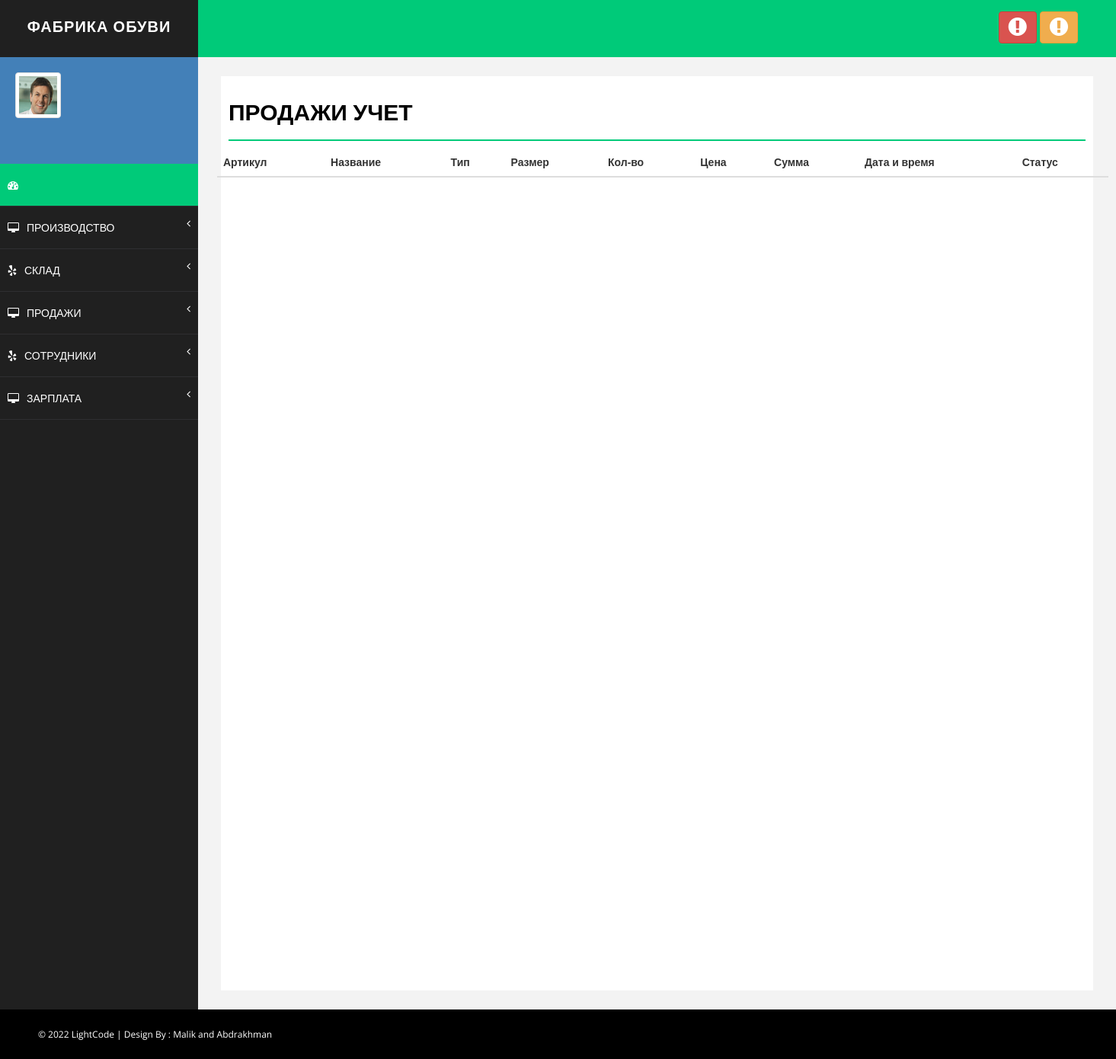
Before: /salary_total (signed in) with the older database file.
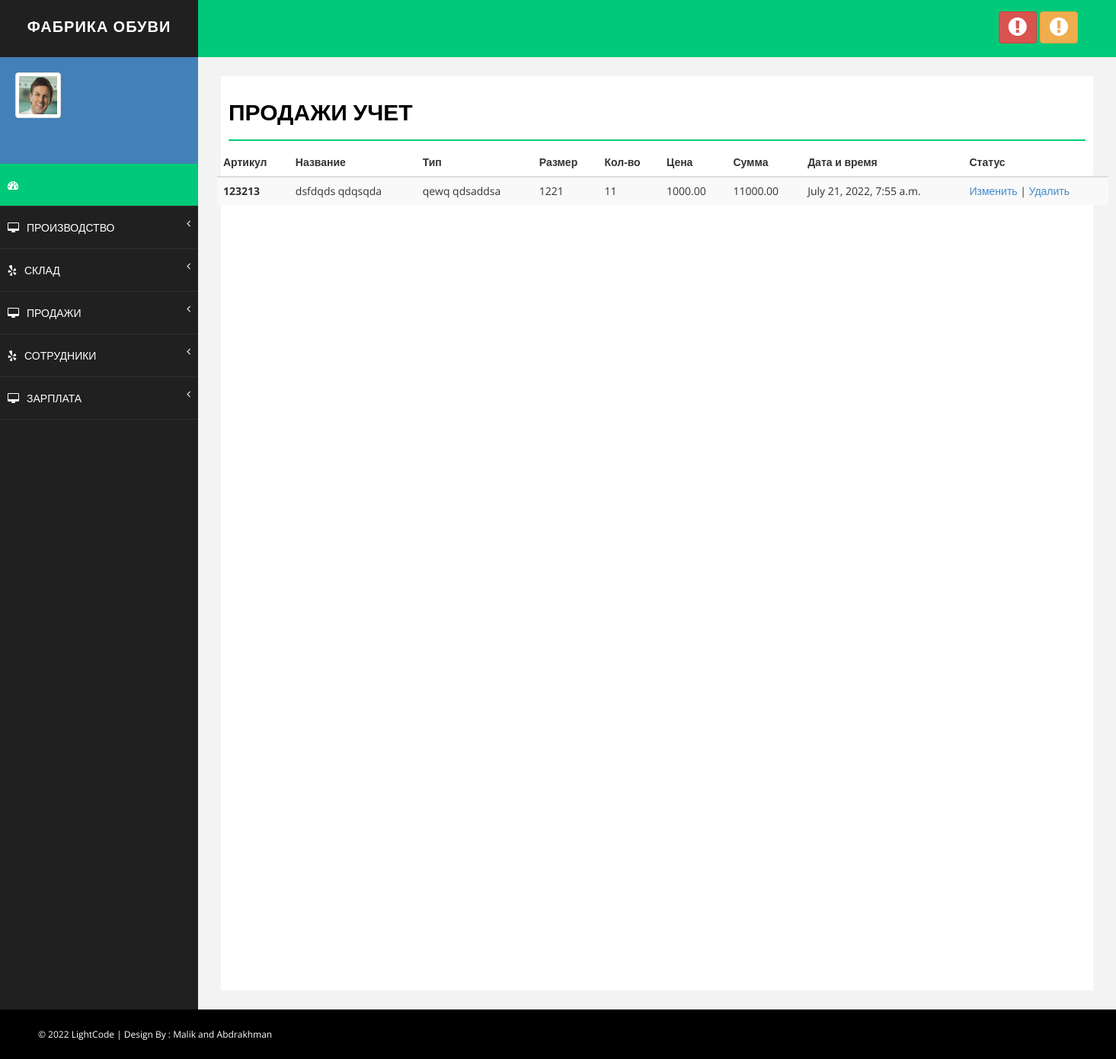
After: the same page with the newer database file.
### manufacture/models.py (models this page shows, shortened)
class Sale(models.Model):
    vendor_code = models.CharField(max_length=40, verbose_name='Артикул')
    title = models.CharField(max_length=40, verbose_name="Наименование")
    type = models.CharField(max_length=40, verbose_name="Модель")
    size = models.CharField(max_length=40, verbose_name="Размер")
    quantity = models.IntegerField(default=0, verbose_name="Кол-во")
    price = models.DecimalField(max_digits=40, decimal_places=2, default=0, verbose_name="Цена сом")
    status = models.CharField(max_length=40, choices=STATUSES)
    total = models.DecimalField(max_digits=40, decimal_places=2, verbose_name="Сумма сом")
    create_time = models.DateTimeField(auto_now_add=True, verbose_name='Время создания')
    update_time = models.DateTimeField(auto_now=True, verbose_name='Время обновления')

### manufacture/views.py (the view)
# urls.py: path('salary_total', salary_total, name='salary_total'),
def salary_total(request):
    sales = Sale.objects.all().order_by('-pk')
    return render(request, 'manufacture/salary_total.html', {'sales': sales})

### manufacture/templates/manufacture/salary_total.html (shortened to what this page needs)
{% extends 'base.html' %}
{% load static %}
{% block content %}
 <div id="page-wrapper">
            <div id="page-inner">
                <div class="row">
                    <div class="col-md-12">
                        <h1 class="page-head-line">Продажи учет</h1>
					</div>
	<body>
	<section class="ftco-section">
		<div class="container">
			<div class="row">
				<div class="col-md-15">
					<div class="table-wrap">
						<table class="table table-striped">
						  <thead>
						    <tr>
						      <th>Артикул</th>
						      <th>Название</th>
						      <th>Тип</th>
						      <th>Размер</th>
						      <th>Кол-во</th>
						      <th>Цена</th>
							  <th>Сумма</th>
						      <th>Дата и время</th>
								<th>Статус</th>
						    </tr>
						  </thead>
						  <tbody>
						  {% for sale in sales %}
						    <tr>
						      <th >{{ sale.vendor_code }}</th>
								<td>{{ sale.title }}</td>
						      <td>{{ sale.type }}</td>
						      <td>{{ sale.size }}</td>
						      <td>{{ sale.quantity }}</td>
						      <td>{{ sale.price }}</td>
								<td>{{ sale.total }}</td>
								<td>{{ sale.create_time }}</td>
						      <td><a href="edit_sale/{{ sale.id }}">Изменить</a> | <a href="delete_sale/{{ sale.id }}">Удалить</a></td>
						    </tr>
						  {% endfor %}
						  </tbody>
						</table>
					</div>
				</div>
			</div>
		</div>
	</section>
				</div>
            </div>
	</html>
{% endblock %}

Changed rows visible on the page:
added Sale: vendor_code "123213", title "dsfdqds qdqsqda", type "qewq qdsaddsa", size "1221", quantity "11", price "1000.00", total "11000.00", create_time "July 21, 2022, 7:55 a.m."
